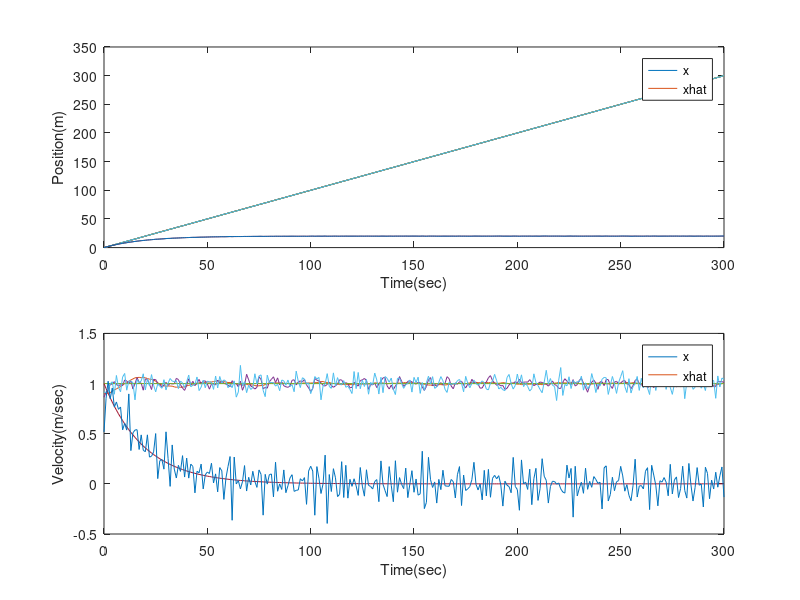

MATLAB code to generate this figure:
%% Low Gain K
clear all;
close all;
clc;

dt = 1; % [sec]
Phi_hat = [1 dt; 0 1];
Phi = [1 dt; 0 1];
H = [1 0];
sigma_nu = 0.1;
K = [0.05; 0.03]; % low

cnt = 1;
x_hat_pri = [0.1 0.9]';
x(:,cnt) = [0 1]';
y(:,cnt) = H*x(:,cnt) + sigma_nu*randn;
x_hat_post(:,cnt) = x_hat_pri + K*(y(:,cnt)-H*x_hat_pri);
est_err(:,cnt) = x(:,cnt) - x_hat_post(:,cnt);

t_end = 300;
for cnt = 2:dt:(t_end+1)
    x(:,cnt) = Phi*x(:,cnt-1);
    y(:,cnt) = H*x(:,cnt) + sigma_nu*randn;
    
    x_hat_pri = Phi_hat*x_hat_post(:,cnt-1);
    x_hat_post(:,cnt) = x_hat_pri + K*(y(:,cnt)-H*x_hat_pri);
    est_err(:,cnt) = x(:,cnt) - x_hat_post(:,cnt);
end

t = (0:dt:t_end);

subplot(2,1,1)
plot(t,x(1,:))
hold on;
plot(t,x_hat_post(1,:));
legend('x','xhat');
ylabel('Position(m)');
xlabel('Time(sec)');
subplot(2,1,2)
plot(t,x(2,:))
hold on;
plot(t,x_hat_post(2,:));
legend('x','xhat');
ylabel('Velocity(m/sec)');
xlabel('Time(sec)');

%%  Medium Gain K
clear all;
close all;
clc;

dt = 1; % [sec]
Phi_hat = [1 dt; 0 1];
Phi = [1 dt; 0 1];
H = [1 0];
sigma_nu = 0.1;
K = [0.5; 0.3]; % low

cnt = 1;
x_hat_pri = [0.1 0.9]';
x(:,cnt) = [0 1]';
y(:,cnt) = H*x(:,cnt) + sigma_nu*randn;
x_hat_post(:,cnt) = x_hat_pri + K*(y(:,cnt)-H*x_hat_pri);
est_err(:,cnt) = x(:,cnt) - x_hat_post(:,cnt);

t_end = 300;
for cnt = 2:dt:(t_end+1)
    x(:,cnt) = Phi*x(:,cnt-1);
    y(:,cnt) = H*x(:,cnt) + sigma_nu*randn;
    
    x_hat_pri = Phi_hat*x_hat_post(:,cnt-1);
    x_hat_post(:,cnt) = x_hat_pri + K*(y(:,cnt)-H*x_hat_pri);
    est_err(:,cnt) = x(:,cnt) - x_hat_post(:,cnt);
end

t = (0:dt:t_end);

subplot(2,1,1)
plot(t,x(1,:))
hold on;
plot(t,x_hat_post(1,:));
legend('x','xhat');
ylabel('Position(m)');
xlabel('Time(sec)');
subplot(2,1,2)
plot(t,x(2,:))
hold on;
plot(t,x_hat_post(2,:));
legend('x','xhat');
ylabel('Velocity(m/sec)');
xlabel('Time(sec)');
%% High Gain K
clear all;
close all;
clc;

dt = 1; % [sec]
Phi_hat = [1 dt; 0 1];
Phi = [1 dt; 0 1];
H = [1 0];
sigma_nu = 0.1;
K = [1; 0.5]; % low

cnt = 1;
x_hat_pri = [0.1 0.9]';
x(:,cnt) = [0 1]';
y(:,cnt) = H*x(:,cnt) + sigma_nu*randn;
x_hat_post(:,cnt) = x_hat_pri + K*(y(:,cnt)-H*x_hat_pri);
est_err(:,cnt) = x(:,cnt) - x_hat_post(:,cnt);

t_end = 300;
for cnt = 2:dt:(t_end+1)
    x(:,cnt) = Phi*x(:,cnt-1);
    y(:,cnt) = H*x(:,cnt) + sigma_nu*randn;
    
    x_hat_pri = Phi_hat*x_hat_post(:,cnt-1);
    x_hat_post(:,cnt) = x_hat_pri + K*(y(:,cnt)-H*x_hat_pri);
    est_err(:,cnt) = x(:,cnt) - x_hat_post(:,cnt);
end

t = (0:dt:t_end);

subplot(2,1,1)
plot(t,x(1,:))
hold on;
plot(t,x_hat_post(1,:));
legend('x','xhat');
ylabel('Position(m)');
xlabel('Time(sec)');
subplot(2,1,2)
plot(t,x(2,:))
hold on;
plot(t,x_hat_post(2,:));
legend('x','xhat');
ylabel('Velocity(m/sec)');
xlabel('Time(sec)');
%% Bonus
clear all;
close all;
clc;

dt = 1; % [sec]
Phi_hat = [1 dt; 0 1]; % Phi_hat slightly different than Phi
Phi = [1 dt; 0 0.95];
H = [1 0];
sigma_nu = 0.1;
K = [1; 0.9]; % low

cnt = 1;
x_hat_pri = [0.5 0.95]';
x(:,cnt) = [0 1]';
y(:,cnt) = H*x(:,cnt) + sigma_nu*randn;
x_hat_post(:,cnt) = x_hat_pri + K*(y(:,cnt)-H*x_hat_pri);
est_err(:,cnt) = x(:,cnt) - x_hat_post(:,cnt);

t_end = 300;
for cnt = 2:dt:(t_end+1)
    x(:,cnt) = Phi*x(:,cnt-1);
    y(:,cnt) = H*x(:,cnt) + sigma_nu*randn;
    
    x_hat_pri = Phi_hat*x_hat_post(:,cnt-1);
    x_hat_post(:,cnt) = x_hat_pri + K*(y(:,cnt)-H*x_hat_pri);
    est_err(:,cnt) = x(:,cnt) - x_hat_post(:,cnt);
end

t = (0:dt:t_end);

subplot(2,1,1)
plot(t,x(1,:))
hold on;
plot(t,x_hat_post(1,:));
legend('x','xhat');
ylabel('Position(m)');
xlabel('Time(sec)');
subplot(2,1,2)
plot(t,x(2,:))
hold on;
plot(t,x_hat_post(2,:));
legend('x','xhat');
ylabel('Velocity(m/sec)');
xlabel('Time(sec)');
